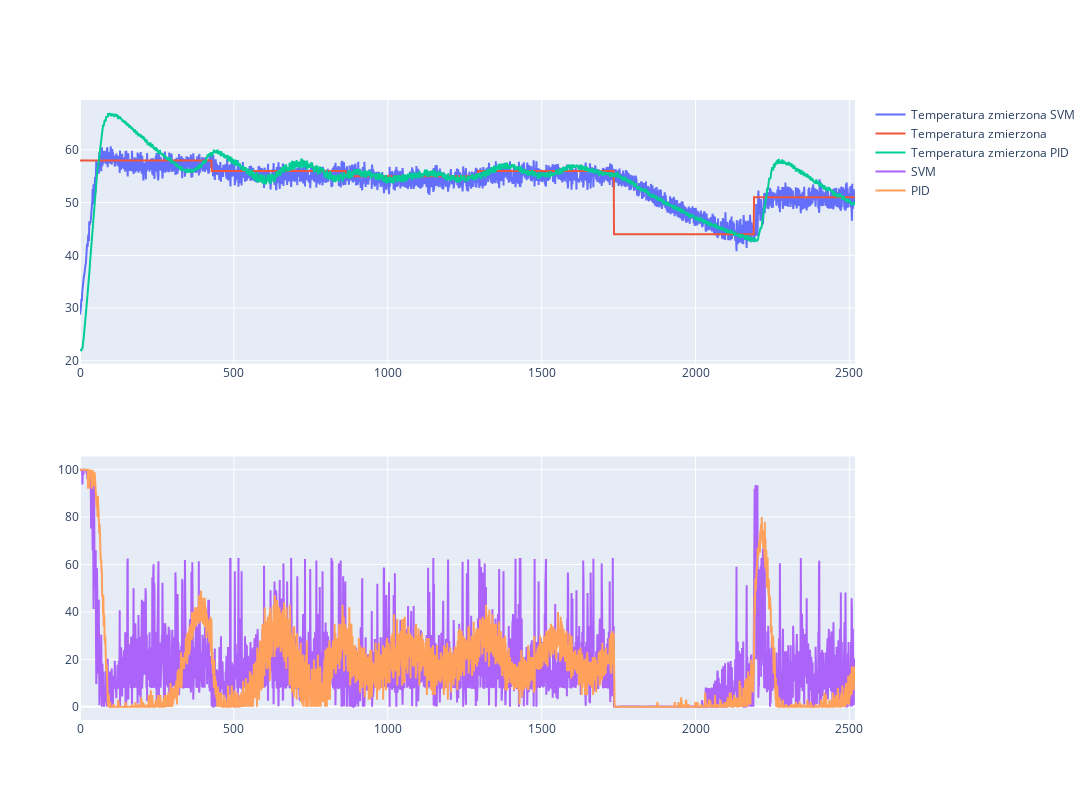

Notebook source saved alongside this figure:
### Code cell
from plotly.subplots import make_subplots
import plotly.graph_objects as go
from plotly.offline import init_notebook_mode, iplot
init_notebook_mode(connected=True)
fig = make_subplots(rows=2, cols = 1)

fig.add_trace(
    go.Scatter(y=svm['temperatura'], name="Temperatura zmierzona SVM"), row=1, col=1
)

fig.add_trace(
    go.Scatter(y=svm['nastaw_t'], name="Temperatura zmierzona"), row=1, col=1
)

fig.add_trace(
    go.Scatter(y=pid_6['temperatura'], name="Temperatura zmierzona PID"), row=1, col=1
)



fig.add_trace(
    go.Scatter(y=svm['regulacja'], name="SVM"), row=2, col=1
)

fig.add_trace(
    go.Scatter(y=pid_6['regulacja'], name="PID"), row=2, col=1
)

  

fig.update_layout(height=800, width=1100)
fig.show()

### Figure 1 — Plotly figure (JSON) as saved in the notebook; plotly's stock layout.template omitted (floating-point values rounded to 4 significant figures; data arrays with more than 128 entries replaced by an {"elided": "..."} marker saying what was removed)
{"data": [{"name": "Temperatura zmierzona SVM", "type": "scatter", "xaxis": "x", "y": {"elided": "2519 float values"}, "yaxis": "y"}, {"name": "Temperatura zmierzona", "type": "scatter", "xaxis": "x", "y": {"elided": "2519 int values"}, "yaxis": "y"}, {"name": "Temperatura zmierzona PID", "type": "scatter", "xaxis": "x", "y": {"elided": "2519 float values"}, "yaxis": "y"}, {"name": "SVM", "type": "scatter", "xaxis": "x2", "y": {"elided": "2519 float values"}, "yaxis": "y2"}, {"name": "PID", "type": "scatter", "xaxis": "x2", "y": {"elided": "2519 int values"}, "yaxis": "y2"}], "layout": {"height": 800, "width": 1100, "xaxis": {"anchor": "y", "autorange": true, "domain": [0, 1], "range": [0, 2518]}, "xaxis2": {"anchor": "y2", "autorange": true, "domain": [0, 1], "range": [0, 2518]}, "yaxis": {"anchor": "x", "autorange": true, "domain": [0.575, 1], "range": [19.49, 69.47], "type": "linear"}, "yaxis2": {"anchor": "x2", "autorange": true, "domain": [0, 0.425], "range": [-5.556, 105.6], "type": "linear"}}}
